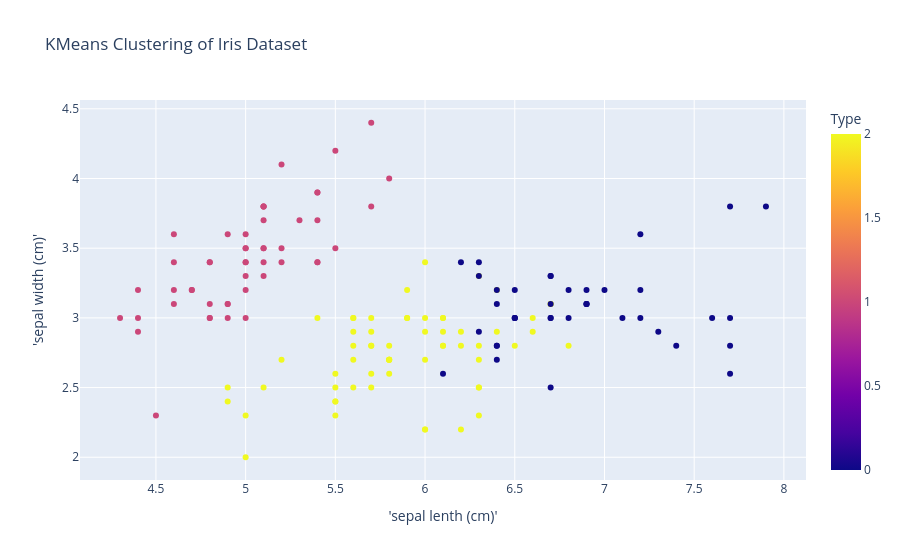

This figure's notebook cell:
### Code cell
df_plot = pd.DataFrame({"'sepal lenth (cm)'": X[:, 0], "'sepal width (cm)'": X[:, 1], "Type": cluster})
px.scatter(df_plot, x="'sepal lenth (cm)'", y="'sepal width (cm)'", color="Type", title="KMeans Clustering of Iris Dataset")

### Figure 1 — Plotly figure (JSON) as saved in the notebook; plotly's stock layout.template omitted (floating-point values rounded to 4 significant figures; data arrays with more than 128 entries replaced by an {"elided": "..."} marker saying what was removed)
{"data": [{"hovertemplate": "'sepal lenth (cm)'=%{x}<br>'sepal width (cm)'=%{y}<br>Type=%{marker.color}<extra></extra>", "legendgroup": "", "marker": {"color": {"elided": "150 int values"}, "coloraxis": "coloraxis", "symbol": "circle"}, "mode": "markers", "name": "", "orientation": "v", "showlegend": false, "type": "scatter", "x": {"elided": "150 float values"}, "xaxis": "x", "y": {"elided": "150 float values"}, "yaxis": "y"}], "layout": {"coloraxis": {"colorbar": {"title": {"text": "Type"}}, "colorscale": [[0, "#0d0887"], [0.1111, "#46039f"], [0.2222, "#7201a8"], [0.3333, "#9c179e"], [0.4444, "#bd3786"], [0.5556, "#d8576b"], [0.6667, "#ed7953"], [0.7778, "#fb9f3a"], [0.8889, "#fdca26"], [1, "#f0f921"]]}, "legend": {"tracegroupgap": 0}, "title": {"text": "KMeans Clustering of Iris Dataset"}, "xaxis": {"anchor": "y", "domain": [0, 1], "title": {"text": "'sepal lenth (cm)'"}}, "yaxis": {"anchor": "x", "domain": [0, 1], "title": {"text": "'sepal width (cm)'"}}}}
